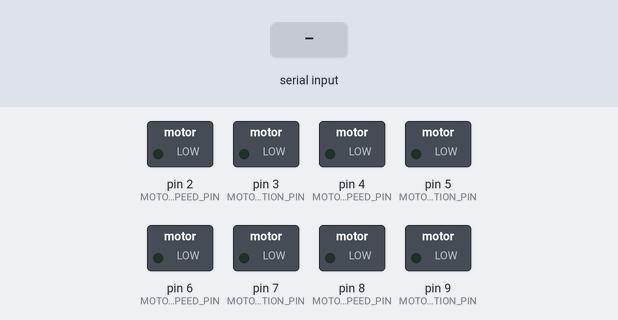
Bench run of a sketch on a simulated Arduino Uno, built with avr-gcc and run on an emulated ATmega328P. Shown: switched loads named in the sketch (green lamp = pin HIGH). The test bench sets the inputs (shaded band).

Above: at 1.5 s.
1.6 s: "PWM 1\n" received over Serial
At 2.9 s:
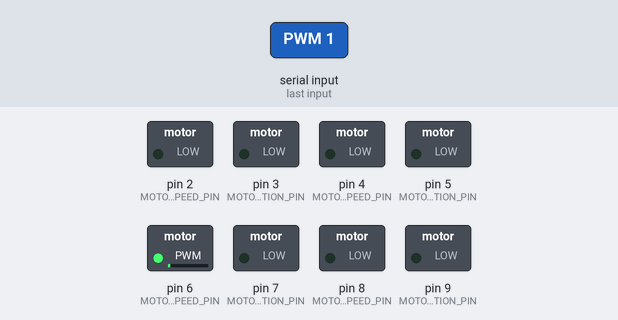
3.5 s: "PWM 150\n" received over Serial
At 4.1 s:
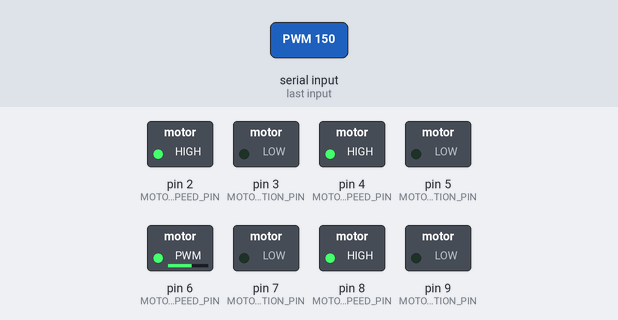
5.0 s: "DIR 1\n" received over Serial
At 6.2 s:
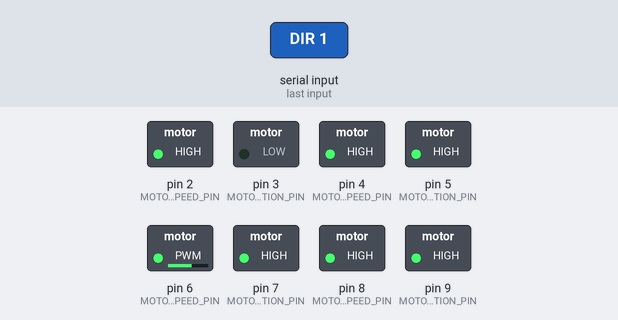
6.5 s: "STP 1\n" received over Serial
At 7.5 s:
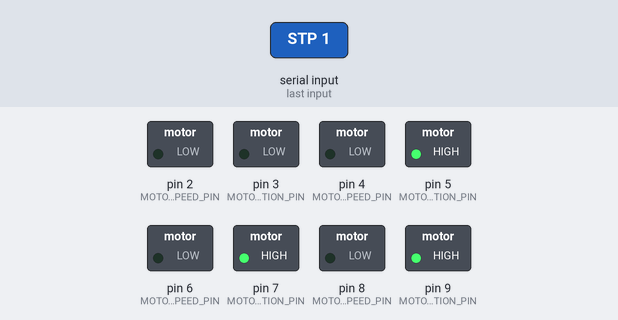
8.0 s: "FACE 1\n" received over Serial
At 8.7 s:
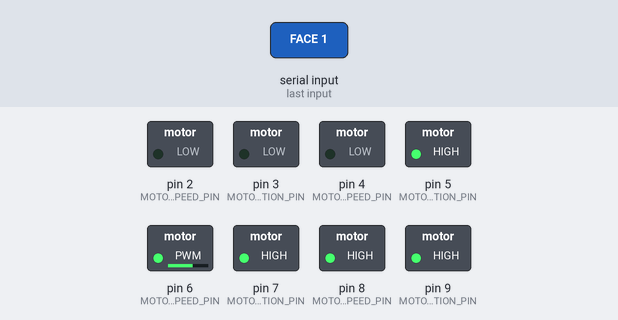
9.5 s: "PWM 45\n" received over Serial
At 9.9 s:
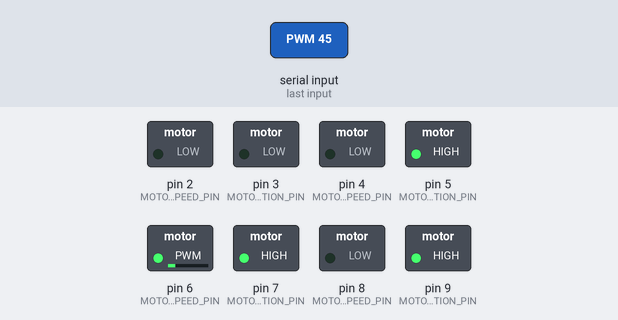
Timing chart, 0 to 12.0 s (numbered marks = the images above; inputs shaded):
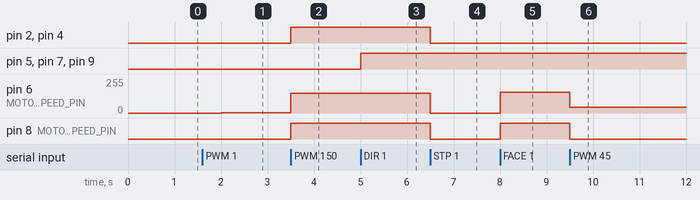

The sketch:

testing_motors.ino
```cpp
/* *************************************************************************************
 * The code controls the speed and direction of four motors using serial messages       *
 * to the Arduino platform.                                                            *
 *                                                                                     *
 * Written by: Andres Campo <andres.rodriguez.campo@gmail.com>                         *
 * Date: 14-Apr-23                                                                     *
 * *************************************************************************************
 */
// define constants for the motor speed and direction
const int MOTOR_1_SPEED_PIN = 2;
const int MOTOR_1_DIRECTION_PIN = 3;
const int MOTOR_2_SPEED_PIN = 4;
const int MOTOR_2_DIRECTION_PIN = 5;
const int MOTOR_3_SPEED_PIN = 6;
const int MOTOR_3_DIRECTION_PIN = 7;
const int MOTOR_4_SPEED_PIN = 8;
const int MOTOR_4_DIRECTION_PIN = 9;
const int image_width = 640;

unsigned long previousMillis = 0;        // will store the last time data was sent
const long interval = 500;              // interval at which to send data (in milliseconds)

int targetSpeed = 1270;  // The desired MAX speed for the motor in RPM
const int tolerance = 10;  // Tolerance level for speed matching
volatile int encoderPulses = 0;  // Variable to store the number of pulses

unsigned long prevTime = 0;
int currentPWM = 0;  // The current PWM value

void setup() {
  pinMode(MOTOR_1_SPEED_PIN, OUTPUT);
  pinMode(MOTOR_1_DIRECTION_PIN, OUTPUT);
  pinMode(MOTOR_2_SPEED_PIN, OUTPUT);
  pinMode(MOTOR_2_DIRECTION_PIN, OUTPUT);
  pinMode(MOTOR_3_SPEED_PIN, OUTPUT);
  pinMode(MOTOR_3_DIRECTION_PIN, OUTPUT);
  pinMode(MOTOR_4_SPEED_PIN, OUTPUT);
  pinMode(MOTOR_4_DIRECTION_PIN, OUTPUT);

  Serial.begin(115200);
}

void loop() {
  unsigned long currentMillis = millis();

  if (currentMillis - previousMillis >= interval) {
    previousMillis = currentMillis;
    if (Serial.available() > 0) {
      String input = Serial.readStringUntil('\n');
      input.trim();

      if (input.startsWith("PWM")) {
        int newPWM = input.substring(4).toInt();
        setPWM(newPWM);
      } else if (input.startsWith("DIR")) {
        int separatorIndex = input.indexOf(' ', 3);
        if (separatorIndex > 0) {
          int m1_dir = input.substring(3, separatorIndex).toInt();
          int m2_dir = input.substring(separatorIndex + 1).toInt();
          int m3_dir = input.substring(separatorIndex + 1).toInt();
          int m4_dir = input.substring(separatorIndex + 1).toInt();
          setDirection(m1_dir, m2_dir, m3_dir, m4_dir);
        }

      } else if (input.startsWith("STP")) {
        stop_motors();
      } else if (input.startsWith("FACE")) {
        int separatorIndex = input.indexOf(' ', 4);  // Start looking for a space after "FACE"
        if (separatorIndex > 0) {
          int x_coordinate = input.substring(5, separatorIndex).toInt();  // Get the x-coordinate
          int face_distance = input.substring(separatorIndex + 1).toInt();  // Get the face_distance
          setSpeeds(x_coordinate, face_distance);
        }

      } else if (input.startsWith("MOVE")) {
        int separatorIndex = input.indexOf(' ', 5);
        if (separatorIndex > 0) {
          int speedSeparatorIndex = input.indexOf(' ', 5);
          int speed = (255 * (input.substring(5, speedSeparatorIndex).toInt()))/100;

          int m1_dirSeparatorIndex = input.indexOf(' ', speedSeparatorIndex+1);
          int m1_dir = input.substring(speedSeparatorIndex+1, m1_dirSeparatorIndex).toInt();

          int m2_dirSeparatorIndex = input.indexOf(' ', m1_dirSeparatorIndex+1);
          int m2_dir = input.substring(m1_dirSeparatorIndex+1, m2_dirSeparatorIndex).toInt();

          int m3_dirSeparatorIndex = input.indexOf(' ', m2_dirSeparatorIndex+1);
          int m3_dir = input.substring(m2_dirSeparatorIndex+1, m3_dirSeparatorIndex).toInt();

          int m4_dir = input.substring(m3_dirSeparatorIndex+1).toInt();
          setDirection(m1_dir, m2_dir, m3_dir, m4_dir);
          setPWM(speed);
        }
      }
    }
  }
    // delay(500);
}

void setDirection(bool m1_dir, bool m2_dir, bool m3_dir, bool m4_dir) {
  digitalWrite(MOTOR_1_DIRECTION_PIN, m1_dir ? HIGH : LOW);
  digitalWrite(MOTOR_2_DIRECTION_PIN, m2_dir ? HIGH : LOW);
  digitalWrite(MOTOR_3_DIRECTION_PIN, m3_dir ? HIGH : LOW);
  digitalWrite(MOTOR_4_DIRECTION_PIN, m4_dir ? HIGH : LOW);
}

void setPWM(int pwmValue) {
  analogWrite(MOTOR_1_SPEED_PIN, pwmValue);
  analogWrite(MOTOR_2_SPEED_PIN, pwmValue);
  analogWrite(MOTOR_3_SPEED_PIN, pwmValue);
  analogWrite(MOTOR_4_SPEED_PIN, pwmValue);
  currentPWM = pwmValue;
}

void stop_motors(){
  int stop_pwm = 0;
  analogWrite(MOTOR_1_SPEED_PIN, stop_pwm);
  analogWrite(MOTOR_2_SPEED_PIN, stop_pwm);
  analogWrite(MOTOR_3_SPEED_PIN, stop_pwm);
  analogWrite(MOTOR_4_SPEED_PIN, stop_pwm);
}

void setSpeeds(int x_coordinate, int face_distance) {
  // Parameters
  float kp = 0.1;  // Proportional gain for x-coordinate control
  float kd = 0.01;  // Proportional gain for distance control
  int target_speed = 127;  // Initialize target speed to half of the maximum speed

  // Calculate the error in x-coordinate
  int x_error = 0;
  if (x_coordinate < 220) {
    x_error = 300 - x_coordinate;  // 300 is the middle of your desired range (280-380)
  } else if (x_coordinate > 420) {
    x_error = 300 - x_coordinate;  // 300 is the middle of your desired range (280-380)
  }

  // Calculate the distance error
  int distance_error = 0;
  if (face_distance < 100) {
    distance_error = 100 - face_distance;
  } else if (face_distance > 200) {
    distance_error = 150 - face_distance;  // 150 is the middle of your desired range (100-200)
  }

  // Calculate speed adjustment based on x-coordinate error
  int speed_adjustment = kp * x_error;

  // Adjust the target speed based on distance error
  target_speed += kd * distance_error;

  // Calculate the speed of each motor
  int left_motor_speed = constrain(target_speed - speed_adjustment, 0, 255);
  int right_motor_speed = constrain(target_speed + speed_adjustment, 0, 255);

  // Set the speed of each motor
  analogWrite(MOTOR_1_SPEED_PIN, left_motor_speed);
  analogWrite(MOTOR_2_SPEED_PIN, left_motor_speed);
  analogWrite(MOTOR_3_SPEED_PIN, right_motor_speed);
  analogWrite(MOTOR_4_SPEED_PIN, right_motor_speed);
}
```

Measured:
- after the input at 1.6 s, pin 6 (MOTOR_3_SPEED_PIN): 0/255 → 1/255 after 0.40 s
- after the input at 3.5 s, pin 2 (MOTOR_1_SPEED_PIN), pin 4 (MOTOR_2_SPEED_PIN), pin 8 (MOTOR_4_SPEED_PIN): LOW → HIGH at once; pin 6 (MOTOR_3_SPEED_PIN): 1/255 → 150/255 at once
- after the input at 5.0 s, pin 5 (MOTOR_2_DIRECTION_PIN), pin 7 (MOTOR_3_DIRECTION_PIN), pin 9 (MOTOR_4_DIRECTION_PIN): LOW → HIGH at once
- after the input at 6.5 s, pin 2 (MOTOR_1_SPEED_PIN), pin 4 (MOTOR_2_SPEED_PIN), pin 8 (MOTOR_4_SPEED_PIN): HIGH → LOW at once; pin 6 (MOTOR_3_SPEED_PIN): 150/255 → 0/255 at once
- after the input at 8.0 s, pin 6 (MOTOR_3_SPEED_PIN): 0/255 → 157/255 at once; pin 8 (MOTOR_4_SPEED_PIN): LOW → HIGH at once
- after the input at 9.5 s, pin 6 (MOTOR_3_SPEED_PIN): 157/255 → 45/255 at once; pin 8 (MOTOR_4_SPEED_PIN): HIGH → LOW at once
